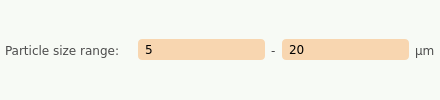
               <widget class="QFrame" name="frame_4">
                <property name="styleSheet">
                 <string notr="true">background-color: rgb(247, 250, 245);
border-radius: 4px;</string>
                </property>
                <layout class="QHBoxLayout" name="horizontalLayout_7" stretch="1,1,0,1,0">
                 <property name="leftMargin">
                  <number>5</number>
                 </property>
                 <property name="topMargin">
                  <number>5</number>
                 </property>
                 <property name="rightMargin">
                  <number>5</number>
                 </property>
                 <property name="bottomMargin">
                  <number>5</number>
                 </property>
                 <item>
                  <widget class="QLabel" name="static_odsc_label_6">
                   <property name="minimumSize">
                    <size>
                     <width>0</width>
                     <height>21</height>
                    </size>
                   </property>
                   <property name="font">
                    <font>
                     <family>Verdana</family>
                     <pointsize>9</pointsize>
                     <weight>50</weight>
                     <italic>false</italic>
                     <bold>false</bold>
                    </font>
                   </property>
                   <property name="styleSheet">
                    <string notr="true">color: rgb(75, 75, 75);</string>
                   </property>
                   <property name="text">
                    <string>Particle size range:</string>
                   </property>
                  </widget>
                 </item>
                 <item>
                  <widget class="QLineEdit" name="pyqt5_entry_particlesize_min">
                   <property name="enabled">
                    <bool>true</bool>
                   </property>
                   <property name="minimumSize">
                    <size>
                     <width>0</width>
                     <height>21</height>
                    </size>
                   </property>
                   <property name="font">
                    <font>
                     <family>Verdana</family>
                    </font>
                   </property>
                   <property name="styleSheet">
                    <string notr="true">QLineEdit {
border-radius: 4px;
padding: 0px 5px 0px 5px;
background-color: rgb(248,214,176);
}

QLineEdit:disabled {
	background-color: rgb(220, 204, 191);
}</string>
                   </property>
                   <property name="text">
                    <string>5</string>
                   </property>
                  </widget>
                 </item>
                 <item>
                  <widget class="QLabel" name="static_odsc_label_8">
                   <property name="minimumSize">
                    <size>
                     <width>0</width>
                     <height>21</height>
                    </size>
                   </property>
                   <property name="font">
                    <font>
                     <family>Verdana</family>
                     <pointsize>9</pointsize>
                     <weight>50</weight>
                     <italic>false</italic>
                     <bold>false</bold>
                    </font>
                   </property>
                   <property name="styleSheet">
                    <string notr="true">color: rgb(75, 75, 75);</string>
                   </property>
                   <property name="text">
                    <string>-</string>
                   </property>
                  </widget>
                 </item>
                 <item>
                  <widget class="QLineEdit" name="pyqt5_entry_particlesize_max">
                   <property name="enabled">
                    <bool>true</bool>
                   </property>
                   <property name="minimumSize">
                    <size>
                     <width>0</width>
                     <height>21</height>
                    </size>
                   </property>
                   <property name="font">
                    <font>
                     <family>Verdana</family>
                    </font>
                   </property>
                   <property name="styleSheet">
                    <string notr="true">QLineEdit {
border-radius: 4px;
padding: 0px 5px 0px 5px;
background-color: rgb(248,214,176);
}

QLineEdit:disabled {
	background-color: rgb(220, 204, 191);
}</string>
                   </property>
                   <property name="text">
                    <string>20</string>
                   </property>
                  </widget>
                 </item>
                 <item>
                  <widget class="QLabel" name="static_odsc_label_12">
                   <property name="minimumSize">
                    <size>
                     <width>0</width>
                     <height>21</height>
                    </size>
                   </property>
                   <property name="font">
                    <font>
                     <family>Verdana</family>
                     <pointsize>9</pointsize>
                     <weight>50</weight>
                     <italic>false</italic>
                     <bold>false</bold>
                    </font>
                   </property>
                   <property name="styleSheet">
                    <string notr="true">color: rgb(75, 75, 75);</string>
                   </property>
                   <property name="text">
                    <string>µm</string>
                   </property>
                  </widget>
                 </item>
                </layout>
               </widget>
